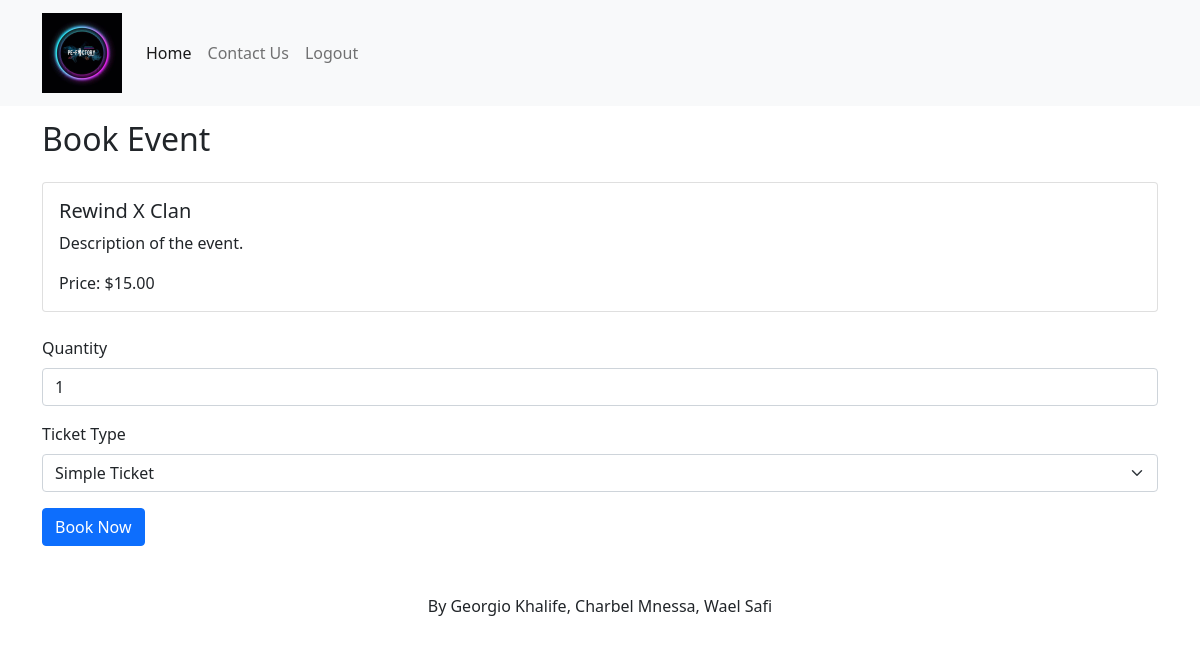
Page /booking.php?event_id=2 (signed in) on the committed database.
### tables this page shows
CREATE TABLE `events` (
  `id` int(11) NOT NULL,
  `title` varchar(255) NOT NULL,
  `description` text NOT NULL,
  `image` varchar(255) NOT NULL,
  `price` decimal(10,2) NOT NULL,
  `type_id` int(11) NOT NULL
);

### booking.php (the view, shortened to what this page needs)
<?php
$host = 'localhost';
$user = 'root';
$pass = 'root';
$db = 'ticketbooking';
$conn = new mysqli($host, $user, $pass, $db);
$event_id = isset($_GET['event_id']) ? (int)$_GET['event_id'] : null;
$error_message = '';
$event_data = null;
if ($event_id) {
    $stmt = $conn->prepare("SELECT * FROM events WHERE id = ?");
    $stmt->bind_param("i", $event_id);
    $stmt->execute();
    $result = $stmt->get_result();
    if ($result->num_rows > 0) {
        $event_data = $result->fetch_assoc();
    } else {
        $error_message = 'Event not found.';
    }
} else {
    $error_message = 'Event ID not provided.';
}
?>
<!DOCTYPE html>
<html lang="en">
<head>
    <link href="https://cdn.jsdelivr.net/npm/bootstrap@5.0.2/dist/css/bootstrap.min.css" rel="stylesheet">
</head>
<body>
    <header>
        <nav class="navbar navbar-expand-lg navbar-light bg-light fixed-top">
            <div class="container">
                <a class="navbar-brand" href="#">
                    <img src="images/logo.jpg" width="80px" height="80px">
                </a>
                <div class="collapse navbar-collapse" id="navbarSupportedContent">
                    <ul class="navbar-nav me-auto mb-2 mb-lg-0">
                        <li class="nav-item">
                            <a class="nav-link active" aria-current="page" href="/">Home</a>
                        </li>
                        <li class="nav-item">
                            <a class="nav-link" href="https://wa.me/70371291">Contact Us</a>
                        </li>
                        <li class="nav-item">
                            <a class="nav-link" href="/logout.php">Logout</a>
                        </li>
                    </ul>
                </div>
            </div>
        </nav>
    </header>
    <br><br><br>
    <main class="container my-5">
        <h2 class="mb-4">Book Event</h2>
        <?php if ($error_message): ?>
            <div class="alert alert-danger" role="alert"><?php echo $error_message; ?></div>
        <?php elseif ($event_data): ?>
            <div class="card mb-4">
                <div class="card-body">
                    <h5 class="card-title"><?php echo $event_data['title']; ?></h5>
                    <p class="card-text"><?php echo $event_data['description']; ?></p>
                    <p class="card-text">Price: $<?php echo $event_data['price']; ?></p>
                </div>
            </div>
            <form action="<?php echo htmlspecialchars($_SERVER["PHP_SELF"]) . '?event_id=' . $event_id; ?>" method="post">
                <div class="mb-3">
                    <label for="quantity" class="form-label">Quantity</label>
                    <select class="form-control" id="quantity" name="quantity" required >
                        <option value=1>1</option>
                    </select>
                </div>
                <div class="mb-3">
                    <label for="ticket_type" class="form-label">Ticket Type</label>
                    <select class="form-select" id="ticket_type" name="ticket_type" required>
                        <option value="Simple Ticket">Simple Ticket</option>
                    </select>
                </div>
                <button type="submit" class="btn btn-primary">Book Now</button>
            </form>
        <?php endif; ?>
    </main>
    <footer class="text-center mt-5">
        <p>By Georgio Khalife, Charbel Mnessa, Wael Safi</p>
    </footer>
</body>
</html>

### rows in the picture
events: title "Rewind X Clan", description "Description of the event.", price "15.00"
